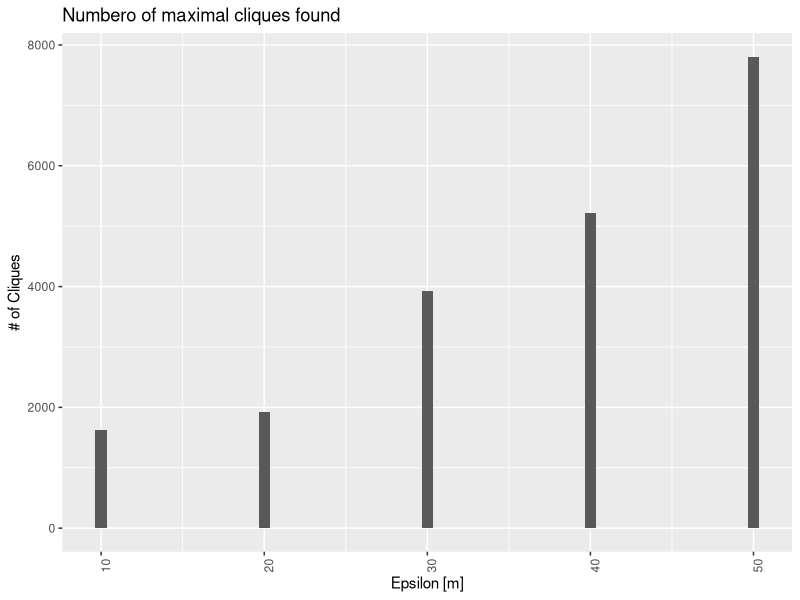
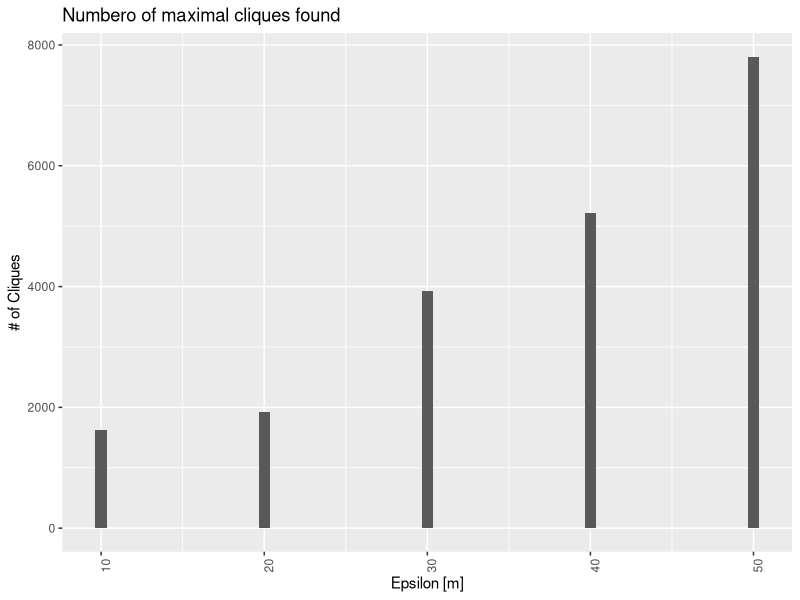

Reproduce these figures in R, in order.
library(tidyverse)

data = read_delim("log_M3_E5-30.txt", "|", col_names = c('Variant', 'Epsilon', 'Cliques', "Time")) %>%
  mutate(Time = as.numeric(Time)) %>%
  group_by(Variant, Epsilon) %>% summarise(Time = mean(Time))


p = ggplot(data = data, aes(x = Epsilon, y = Time, group = Variant)) +
  geom_line(aes(color = Variant)) +
  geom_point(aes(color = Variant)) +
  #geom_bar(stat="identity", position=position_dodge(width = 0.75), width = 0.7) +
  theme(axis.text.x = element_text(angle = 90, hjust = 1)) +
  labs(x="Epsilon [m]", y="Time [s]", title="Execution time by Variant")
#plot(p)
#ggsave(paste0("Variant3.pdf"), width = 12, height = 8, device = "pdf")

data = read_delim("log_M2_E10-50.txt", "|", col_names = c('Variant', 'Epsilon', 'Cliques', "Time")) %>%
  mutate(Time = as.numeric(Time)) %>%
  group_by(Variant, Epsilon) %>% summarise(Time = mean(Time))

p = ggplot(data = data, aes(x = Epsilon, y = Time, fill = Variant)) +
  geom_line(aes(color = Variant)) +
  geom_point(aes(color = Variant)) +
  #geom_bar(stat="identity", position=position_dodge(width = 0.75), width = 0.7) +
  theme(axis.text.x = element_text(angle = 90, hjust = 1)) +
  labs(x="Epsilon [m]", y="Time [s]", title="Execution time by Variant")
#plot(p)
#ggsave(paste0("Variant2.pdf"), width = 12, height = 8, device = "pdf")

data = read_delim("log_M2_E10-50.txt", "|", col_names = c('Variant', 'Epsilon', 'Cliques', "Time")) %>%
  mutate(Cliques = as.numeric(Cliques)) %>%
  group_by(Epsilon) %>% summarise(Cliques = max(Cliques))


p = ggplot(data = data, aes(x = Epsilon, y = Cliques)) +
  #geom_line(aes(color = Variant)) +
  #geom_point(aes(color = Variant)) +
  geom_bar(stat="identity", position=position_dodge(width = 0.75), width = 0.7) +
  theme(axis.text.x = element_text(angle = 90, hjust = 1)) +
  labs(x="Epsilon [m]", y="# of Cliques", title="Numbero of maximal cliques found")
plot(p)
ggsave(paste0("Cliques.pdf"), width = 12, height = 8, device = "pdf")